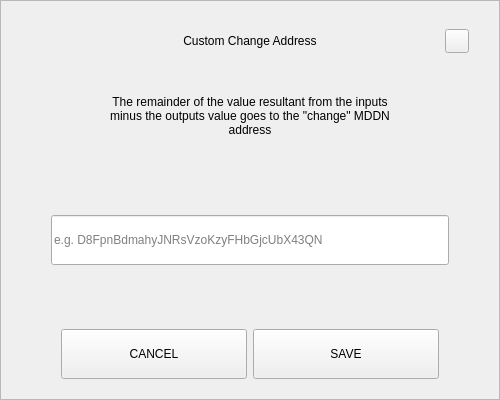
<?xml version="1.0" encoding="UTF-8"?>
<ui version="4.0">
 <class>SendChangeAddressDialog</class>
 <widget class="QDialog" name="SendChangeAddressDialog">
  <property name="geometry">
   <rect>
    <x>0</x>
    <y>0</y>
    <width>500</width>
    <height>400</height>
   </rect>
  </property>
  <property name="windowTitle">
   <string>Dialog</string>
  </property>
  <layout class="QVBoxLayout" name="verticalLayout">
   <property name="spacing">
    <number>0</number>
   </property>
   <property name="leftMargin">
    <number>0</number>
   </property>
   <property name="topMargin">
    <number>0</number>
   </property>
   <property name="rightMargin">
    <number>0</number>
   </property>
   <property name="bottomMargin">
    <number>0</number>
   </property>
   <item>
    <widget class="QFrame" name="frame">
     <property name="styleSheet">
      <string notr="true"/>
     </property>
     <property name="frameShape">
      <enum>QFrame::StyledPanel</enum>
     </property>
     <property name="frameShadow">
      <enum>QFrame::Raised</enum>
     </property>
     <layout class="QVBoxLayout" name="verticalLayout_2" stretch="0,0,0,0,0,0,0">
      <property name="spacing">
       <number>0</number>
      </property>
      <property name="leftMargin">
       <number>30</number>
      </property>
      <property name="topMargin">
       <number>20</number>
      </property>
      <property name="rightMargin">
       <number>30</number>
      </property>
      <property name="bottomMargin">
       <number>20</number>
      </property>
      <item>
       <layout class="QHBoxLayout" name="horizontalLayout_3">
        <property name="spacing">
         <number>0</number>
        </property>
        <item>
         <spacer name="horizontalSpacer_2">
          <property name="orientation">
           <enum>Qt::Horizontal</enum>
          </property>
          <property name="sizeHint" stdset="0">
           <size>
            <width>40</width>
            <height>20</height>
           </size>
          </property>
         </spacer>
        </item>
        <item>
         <widget class="QLabel" name="labelTitle">
          <property name="minimumSize">
           <size>
            <width>0</width>
            <height>40</height>
           </size>
          </property>
          <property name="maximumSize">
           <size>
            <width>16777215</width>
            <height>40</height>
           </size>
          </property>
          <property name="styleSheet">
           <string notr="true">padding-left:24px;</string>
          </property>
          <property name="text">
           <string>Custom Change Address</string>
          </property>
          <property name="alignment">
           <set>Qt::AlignCenter</set>
          </property>
          <property name="margin">
           <number>7</number>
          </property>
         </widget>
        </item>
        <item>
         <spacer name="horizontalSpacer">
          <property name="orientation">
           <enum>Qt::Horizontal</enum>
          </property>
          <property name="sizeHint" stdset="0">
           <size>
            <width>40</width>
            <height>20</height>
           </size>
          </property>
         </spacer>
        </item>
        <item>
         <widget class="QPushButton" name="btnEsc">
          <property name="minimumSize">
           <size>
            <width>24</width>
            <height>24</height>
           </size>
          </property>
          <property name="maximumSize">
           <size>
            <width>24</width>
            <height>24</height>
           </size>
          </property>
          <property name="focusPolicy">
           <enum>Qt::NoFocus</enum>
          </property>
          <property name="text">
           <string/>
          </property>
         </widget>
        </item>
       </layout>
      </item>
      <item>
       <spacer name="verticalSpacer_2">
        <property name="orientation">
         <enum>Qt::Vertical</enum>
        </property>
        <property name="sizeType">
         <enum>QSizePolicy::Fixed</enum>
        </property>
        <property name="sizeHint" stdset="0">
         <size>
          <width>20</width>
          <height>20</height>
         </size>
        </property>
       </spacer>
      </item>
      <item alignment="Qt::AlignHCenter">
       <widget class="QLabel" name="labelMessage">
        <property name="minimumSize">
         <size>
          <width>0</width>
          <height>70</height>
         </size>
        </property>
        <property name="text">
         <string>The remainder of the value resultant from the inputs minus the outputs value goes to the &quot;change&quot; MDDN address</string>
        </property>
        <property name="alignment">
         <set>Qt::AlignCenter</set>
        </property>
        <property name="wordWrap">
         <bool>true</bool>
        </property>
       </widget>
      </item>
      <item>
       <spacer name="verticalSpacer_3">
        <property name="orientation">
         <enum>Qt::Vertical</enum>
        </property>
        <property name="sizeHint" stdset="0">
         <size>
          <width>20</width>
          <height>40</height>
         </size>
        </property>
       </spacer>
      </item>
      <item>
       <layout class="QHBoxLayout" name="horizontalLayout_2">
        <property name="spacing">
         <number>0</number>
        </property>
        <property name="leftMargin">
         <number>20</number>
        </property>
        <property name="rightMargin">
         <number>20</number>
        </property>
        <item>
         <widget class="QLineEdit" name="lineEditAddress">
          <property name="minimumSize">
           <size>
            <width>0</width>
            <height>50</height>
           </size>
          </property>
          <property name="placeholderText">
           <string notr="true">e.g. D8FpnBdmahyJNRsVzoKzyFHbGjcUbX43QN</string>
          </property>
         </widget>
        </item>
       </layout>
      </item>
      <item>
       <spacer name="verticalSpacer">
        <property name="orientation">
         <enum>Qt::Vertical</enum>
        </property>
        <property name="sizeHint" stdset="0">
         <size>
          <width>20</width>
          <height>40</height>
         </size>
        </property>
       </spacer>
      </item>
      <item>
       <layout class="QHBoxLayout" name="horizontalLayout" stretch="2,2">
        <property name="spacing">
         <number>6</number>
        </property>
        <property name="leftMargin">
         <number>30</number>
        </property>
        <property name="rightMargin">
         <number>30</number>
        </property>
        <item>
         <widget class="QPushButton" name="btnCancel">
          <property name="minimumSize">
           <size>
            <width>180</width>
            <height>50</height>
           </size>
          </property>
          <property name="focusPolicy">
           <enum>Qt::NoFocus</enum>
          </property>
          <property name="text">
           <string>CANCEL</string>
          </property>
         </widget>
        </item>
        <item>
         <widget class="QPushButton" name="btnSave">
          <property name="minimumSize">
           <size>
            <width>180</width>
            <height>50</height>
           </size>
          </property>
          <property name="focusPolicy">
           <enum>Qt::NoFocus</enum>
          </property>
          <property name="text">
           <string>SAVE</string>
          </property>
         </widget>
        </item>
       </layout>
      </item>
     </layout>
    </widget>
   </item>
  </layout>
 </widget>
 <resources/>
 <connections/>
</ui>
